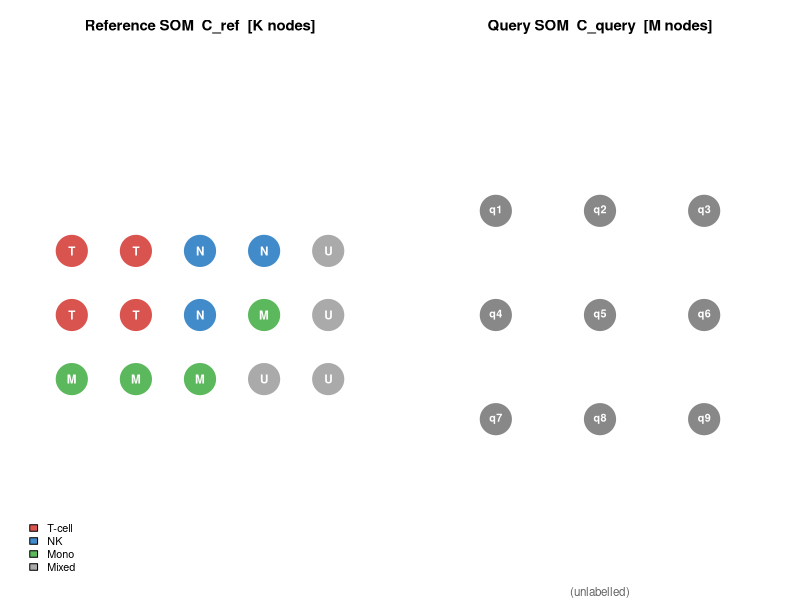
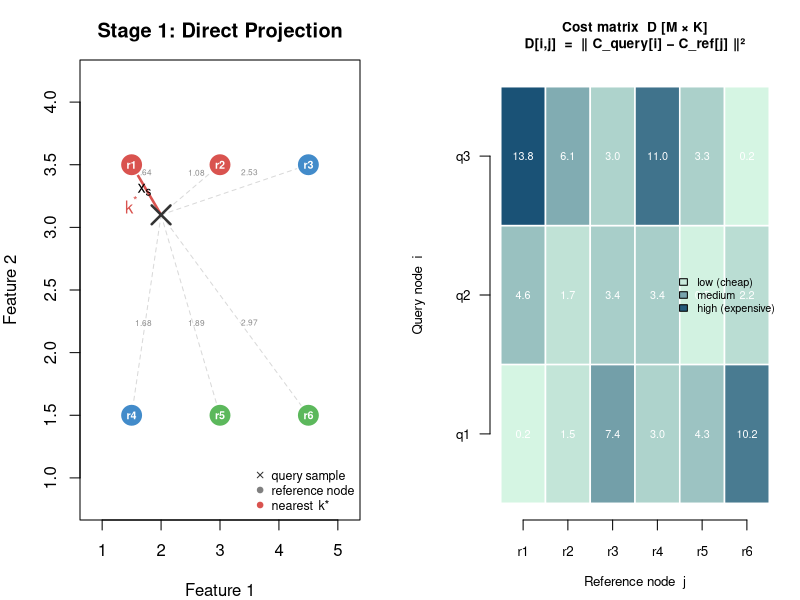
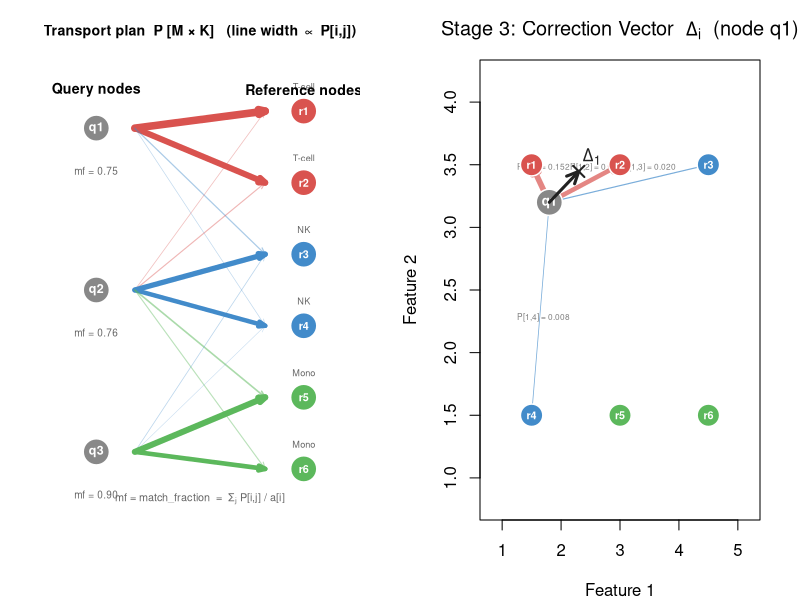
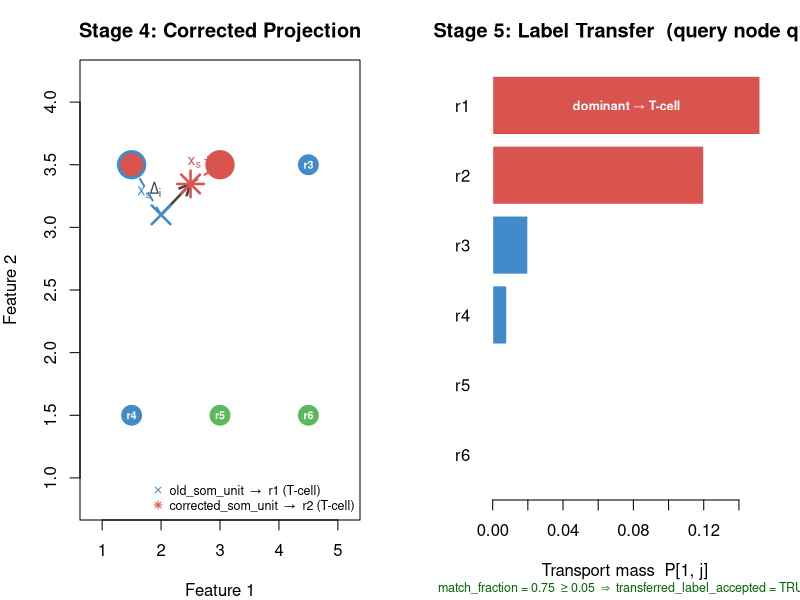

The R script that drew these images, in order:
## ---- chunk 1
knitr::opts_chunk$set(
  collapse   = TRUE,
  comment    = "#>",
  fig.width  = 7,
  fig.height = 4.5,
  out.width  = "100%"
)
## ---- chunk 2
# Colour palette used across all diagrams
pal <- c("T-cell" = "#d9534f", NK = "#428bca", Mono = "#5cb85c")

# Reference SOM: K = 6 nodes in 2D feature space
ref <- data.frame(
  x     = c(1.5, 3.0, 4.5, 1.5, 3.0, 4.5),
  y     = c(3.5, 3.5, 3.5, 1.5, 1.5, 1.5),
  label = c("T-cell", "T-cell", "NK", "NK", "Mono", "Mono"),
  mass  = c(0.20, 0.18, 0.15, 0.12, 0.22, 0.13)
)

# Query SOM: M = 3 nodes
query <- data.frame(
  x    = c(1.8, 3.2, 4.8),
  y    = c(3.2, 2.2, 1.8),
  mass = c(0.40, 0.35, 0.25)
)

# Transport plan P [M x K]:
#   q1 matches r1, r2 (T-cell); q2 matches r3, r4 (NK); q3 matches r5, r6 (Mono)
P_raw <- matrix(c(
  0.38, 0.30, 0.05, 0.02, 0.00, 0.00,
  0.03, 0.05, 0.30, 0.25, 0.08, 0.05,
  0.00, 0.00, 0.04, 0.02, 0.48, 0.36
), nrow = 3, byrow = TRUE)
P <- P_raw * query$mass            # scale rows by node mass

match_frac <- rowSums(P) / query$mass
## ---- chunk 3
par(mfrow = c(1, 2), mar = c(1, 1, 2.5, 1))

# --- Reference SOM (5 x 3 illustrative grid, K = 15) ---
grid_labs <- c("T","T","N","N","U",
               "T","T","N","M","U",
               "M","M","M","U","U")
cmap <- c(T = "#d9534f", N = "#428bca", M = "#5cb85c", U = "#aaaaaa")
gx <- rep(1:5, 3)
gy <- rep(3:1, each = 5)

plot(gx, gy, type = "n", xlim = c(0.4, 5.6), ylim = c(0.3, 3.7),
     axes = FALSE, xlab = "", ylab = "", asp = 1)
title("Reference SOM  C_ref  [K nodes]", cex.main = 0.9, font.main = 2)
points(gx, gy, pch = 21, cex = 4.5, bg = cmap[grid_labs], col = "white", lwd = 1.5)
text(gx, gy, grid_labs, col = "white", font = 2, cex = 0.7)
legend("bottomleft",
       fill   = c("#d9534f", "#428bca", "#5cb85c", "#aaaaaa"),
       legend = c("T-cell", "NK", "Mono", "Mixed"),
       cex = 0.65, bty = "n")

# --- Query SOM (3 x 3 illustrative grid, M = 9) ---
qx <- rep(1:3, 3)
qy <- rep(3:1, each = 3)

plot(qx, qy, type = "n", xlim = c(0.4, 3.6), ylim = c(0.3, 3.7),
     axes = FALSE, xlab = "", ylab = "", asp = 1)
title("Query SOM  C_query  [M nodes]", cex.main = 0.9, font.main = 2)
points(qx, qy, pch = 21, cex = 4.5, bg = "#888888", col = "white", lwd = 1.5)
text(qx, qy, paste0("q", 1:9), col = "white", font = 2, cex = 0.65)
mtext("(unlabelled)", side = 1, line = 0, cex = 0.7, col = "grey40")
## ---- chunk 4
par(mar = c(4, 4, 3, 2))

sx <- 2.0; sy <- 3.1    # example query sample

dists <- sqrt((sx - ref$x)^2 + (sy - ref$y)^2)
nn    <- which.min(dists)

plot(ref$x, ref$y, type = "n",
     xlim = c(0.8, 5.2), ylim = c(0.8, 4.2),
     xlab = "Feature 1", ylab = "Feature 2",
     main = "Stage 1: Direct Projection")

# Grey dashed lines to all ref nodes
for (i in seq_along(ref$x)) {
  segments(sx, sy, ref$x[i], ref$y[i], col = "grey85", lty = 2, lwd = 1)
  mx <- sx + 0.6 * (ref$x[i] - sx)
  my <- sy + 0.6 * (ref$y[i] - sy)
  text(mx, my + 0.1, sprintf("%.2f", dists[i]), cex = 0.5, col = "grey55")
}

# Highlight nearest connection
segments(sx, sy, ref$x[nn], ref$y[nn], col = "#d9534f", lwd = 2.5)

# Reference nodes
points(ref$x, ref$y, pch = 21, cex = 3, bg = pal[ref$label], col = "white", lwd = 1.5)
text(ref$x, ref$y, paste0("r", seq_along(ref$x)), col = "white", font = 2, cex = 0.65)

# Query sample
points(sx, sy, pch = 4, cex = 2.5, col = "#333333", lwd = 2.5)
text(sx - 0.28, sy + 0.2, expression(x[s]), cex = 1)

# Mark nearest node
text(ref$x[nn], ref$y[nn] - 0.32, expression(k^"*"),
     col = "#d9534f", font = 2, cex = 1)

legend("bottomright",
       pch    = c(4, 21, 21),
       col    = c("#333333", "grey50", "#d9534f"),
       pt.bg  = c(NA, "grey50", "#d9534f"),
       legend = c("query sample", "reference node", "nearest  k*"),
       cex = 0.75, bty = "n")
## ---- chunk 5
par(mar = c(4, 4.5, 3.5, 1))

M_n <- nrow(query); K_n <- nrow(ref)
D   <- outer(seq_len(M_n), seq_len(K_n),
             function(i, j) (query$x[i] - ref$x[j])^2 + (query$y[i] - ref$y[j])^2)

plot(0, 0, type = "n",
     xlim = c(0.5, K_n + 0.5), ylim = c(0.5, M_n + 0.5),
     axes = FALSE, xlab = "", ylab = "")

heat_pal <- colorRampPalette(c("#d5f5e3", "#1a5276"))(64)
brks     <- seq(min(D), max(D), length.out = 65)

for (i in seq_len(M_n)) {
  for (j in seq_len(K_n)) {
    bin <- findInterval(D[i, j], brks, rightmost.closed = TRUE)
    rect(j - 0.5, i - 0.5, j + 0.5, i + 0.5,
         col = heat_pal[bin], border = "white", lwd = 1.5)
    text(j, i, sprintf("%.1f", D[i, j]), cex = 0.65, col = "white")
  }
}
axis(1, at = seq_len(K_n), labels = paste0("r", seq_len(K_n)), cex.axis = 0.8)
axis(2, at = seq_len(M_n), labels = paste0("q", seq_len(M_n)), las = 1, cex.axis = 0.8)
mtext("Reference node  j", side = 1, line = 2.5, cex = 0.8)
mtext("Query node  i",     side = 2, line = 3.2, cex = 0.8)
title("Cost matrix  D [M × K]\nD[i,j]  =  ‖ C_query[i] − C_ref[j] ‖²",
      cex.main = 0.82)

legend("right",
       fill   = heat_pal[c(5, 32, 60)],
       legend = c("low (cheap)", "medium", "high (expensive)"),
       cex = 0.65, bty = "n")
## ---- chunk 6
par(mar = c(4, 2, 3, 2))

plot(0, 0, type = "n", xlim = c(0, 1), ylim = c(0, 1),
     axes = FALSE, xlab = "", ylab = "")
title("Transport plan  P [M × K]   (line width ∝ P[i,j])", cex.main = 0.85)

M_n <- nrow(query); K_n <- nrow(ref)
qy  <- seq(0.88, 0.12, length.out = M_n)
ry  <- seq(0.92, 0.08, length.out = K_n)

# Draw flow lines; skip negligible mass
for (i in seq_len(M_n)) {
  for (j in seq_len(K_n)) {
    if (P[i, j] > 1e-4) {
      lw  <- P[i, j] / max(P) * 7 + 0.3
      col <- adjustcolor(pal[ref$label[j]], alpha.f = min(1, lw / 5 + 0.2))
      arrows(0.28, qy[i], 0.72, ry[j],
             lwd = lw, col = col, length = 0.07, angle = 20)
    }
  }
}

# Query nodes
points(rep(0.15, M_n), qy, pch = 21, cex = 3.5,
       bg = "#888888", col = "white", lwd = 1.5)
text(rep(0.15, M_n), qy, paste0("q", seq_len(M_n)),
     col = "white", font = 2, cex = 0.75)
text(rep(0.15, M_n), qy - 0.10,
     sprintf("mf = %.2f", match_frac), cex = 0.6, col = "grey40")

# Reference nodes
points(rep(0.85, K_n), ry, pch = 21, cex = 3.5,
       bg = pal[ref$label], col = "white", lwd = 1.5)
text(rep(0.85, K_n), ry, paste0("r", seq_len(K_n)),
     col = "white", font = 2, cex = 0.65)
text(rep(0.85, K_n), ry + 0.058, ref$label, cex = 0.55, col = "grey40")

text(0.15, 0.97, "Query nodes",     cex = 0.85, font = 2)
text(0.85, 0.97, "Reference nodes", cex = 0.85, font = 2)
text(0.50, 0.01,
     "mf = match_fraction  =  Σⱼ P[i,j] / a[i]",
     cex = 0.65, col = "grey40")
## ---- chunk 7
par(mar = c(4, 4, 3, 2))

i  <- 1   # illustrate for query node q1
cx <- query$x[i]; cy <- query$y[i]

delta_x <- sum(P[i, ] * (ref$x - cx)) / sum(P[i, ])
delta_y <- sum(P[i, ] * (ref$y - cy)) / sum(P[i, ])

plot(ref$x, ref$y, type = "n",
     xlim = c(0.8, 5.2), ylim = c(0.8, 4.2),
     xlab = "Feature 1", ylab = "Feature 2",
     main = expression("Stage 3: Correction Vector  " * Delta[i] * "  (node q1)"))

# Weighted arrows: q1 pulls toward matched ref nodes
for (j in seq_len(nrow(ref))) {
  if (P[i, j] > 1e-4) {
    lw <- P[i, j] / max(P[i, ]) * 5 + 0.5
    arrows(cx, cy, ref$x[j], ref$y[j],
           lwd = lw, length = 0.1, angle = 20,
           col = adjustcolor(pal[ref$label[j]], alpha.f = 0.7))
    mx <- cx + 0.6 * (ref$x[j] - cx)
    my <- cy + 0.6 * (ref$y[j] - cy)
    text(mx + 0.08, my + 0.1,
         sprintf("P[1,%d] = %.3f", j, P[i, j]), cex = 0.5, col = "grey50")
  }
}

# Reference nodes
points(ref$x, ref$y, pch = 21, cex = 3, bg = pal[ref$label], col = "white", lwd = 1.5)
text(ref$x, ref$y, paste0("r", seq_along(ref$x)), col = "white", font = 2, cex = 0.65)

# Query node q1
points(cx, cy, pch = 21, cex = 3.5, bg = "#888888", col = "white", lwd = 1.5)
text(cx, cy, "q1", col = "white", font = 2, cex = 0.8)

# Resultant correction vector
arrows(cx, cy, cx + delta_x, cy + delta_y,
       col = "#222222", lwd = 3, length = 0.13, angle = 25)
points(cx + delta_x, cy + delta_y, pch = 4, cex = 1.5, lwd = 2, col = "#222222")
text(cx + delta_x + 0.22, cy + delta_y + 0.12,
     expression(Delta[1]), cex = 1.1, col = "#222222", font = 2)
## ---- chunk 8
par(mar = c(4, 4, 3, 2))

i  <- 1
sx <- 2.0; sy <- 3.1      # same sample as Stage 1
cx <- query$x[i]; cy <- query$y[i]

delta_x <- sum(P[i, ] * (ref$x - cx)) / sum(P[i, ])
delta_y <- sum(P[i, ] * (ref$y - cy)) / sum(P[i, ])

sxc <- sx + delta_x; syc <- sy + delta_y

orig_nn <- which.min((sx  - ref$x)^2 + (sy  - ref$y)^2)
corr_nn <- which.min((sxc - ref$x)^2 + (syc - ref$y)^2)

plot(ref$x, ref$y, type = "n",
     xlim = c(0.8, 5.2), ylim = c(0.8, 4.2),
     xlab = "Feature 1", ylab = "Feature 2",
     main = "Stage 4: Corrected Projection")

# Dashed assignment lines
segments(sx,  sy,  ref$x[orig_nn], ref$y[orig_nn], col = "#428bca", lwd = 2, lty = 2)
segments(sxc, syc, ref$x[corr_nn], ref$y[corr_nn], col = "#d9534f", lwd = 2, lty = 2)

# Node-level correction shift
arrows(sx, sy, sxc, syc,
       col = "#444444", lwd = 2.5, length = 0.12, angle = 25)
text((sx + sxc) / 2 - 0.35, (sy + syc) / 2 + 0.08,
     expression(Delta[i]), cex = 0.95, col = "#444444")

# Reference nodes
points(ref$x, ref$y, pch = 21, cex = 3, bg = pal[ref$label], col = "white", lwd = 1.5)
text(ref$x, ref$y, paste0("r", seq_along(ref$x)), col = "white", font = 2, cex = 0.65)

# Highlight original and corrected assignments
points(ref$x[orig_nn], ref$y[orig_nn], pch = 21, cex = 3.5,
       bg = pal[ref$label[orig_nn]], col = "#428bca", lwd = 3)
points(ref$x[corr_nn], ref$y[corr_nn], pch = 21, cex = 3.5,
       bg = pal[ref$label[corr_nn]], col = "#d9534f", lwd = 3)

# Original and corrected sample positions
points(sx,  sy,  pch = 4, cex = 2.5, col = "#428bca", lwd = 2.5)
points(sxc, syc, pch = 8, cex = 2.5, col = "#d9534f", lwd = 2.5)

text(sx  - 0.28, sy  + 0.18, expression(x[s]),          col = "#428bca", cex = 0.95)
text(sxc + 0.28, syc + 0.18, expression(x[s] + Delta[i]), col = "#d9534f", cex = 0.9)

legend("bottomright",
       pch    = c(4, 8),
       col    = c("#428bca", "#d9534f"),
       legend = c(sprintf("old_som_unit  →  r%d (%s)",
                          orig_nn, ref$label[orig_nn]),
                  sprintf("corrected_som_unit  →  r%d (%s)",
                          corr_nn, ref$label[corr_nn])),
       cex = 0.75, bty = "n")
## ---- chunk 9
par(mar = c(5, 4.5, 3, 2))

i  <- 1    # illustrate for query node q1
Pi <- P[i, ]

# Sort descending; reverse so highest bar appears at top
ord      <- order(Pi, decreasing = TRUE)
Pi_plot  <- rev(Pi[ord])
lab_plot <- rev(ref$label[ord])
nm_plot  <- rev(paste0("r", ord))

bp <- barplot(Pi_plot,
              names.arg = nm_plot,
              col       = pal[lab_plot],
              border    = "white",
              horiz     = TRUE,
              las       = 1,
              xlab      = "Transport mass  P[1, j]",
              main      = "Stage 5: Label Transfer  (query node q1)")

# Annotate dominant bar
text(Pi_plot[length(Pi_plot)] * 0.5,
     bp[length(bp)],
     paste("dominant →", lab_plot[length(lab_plot)]),
     col = "white", font = 2, cex = 0.75)

# Acceptance gate verdict
gate_ok <- match_frac[i] >= 0.05
mtext(sprintf(
        "match_fraction = %.2f  ≥ 0.05  ⇒  transferred_label_accepted = %s",
        match_frac[i], gate_ok),
      side = 1, line = 3.8, cex = 0.75,
      col  = if (gate_ok) "darkgreen" else "firebrick")
## ---- chunk 10
sessionInfo()
